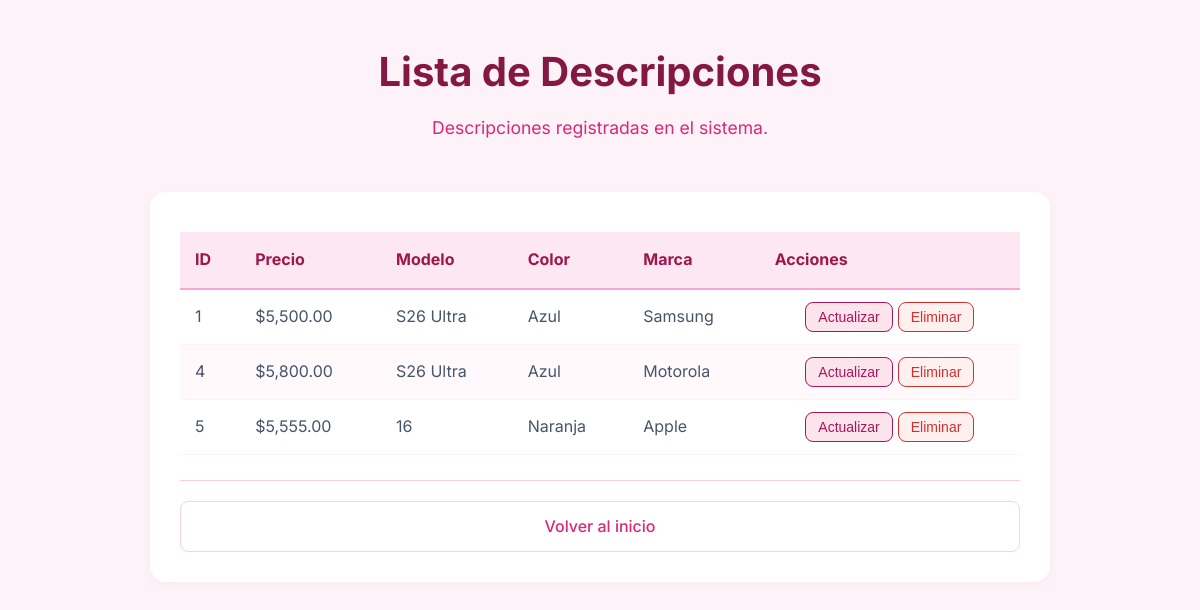
The app's page /controlador/consultarDescripcion.php with its own data.
### tables this page shows
CREATE TABLE `descripcion` (
  `id_descripcion` int NOT NULL,
  `precio` decimal(10,2) DEFAULT NULL,
  `id_modelo` int DEFAULT NULL,
  `id_color` int DEFAULT NULL,
  `id_marca` int DEFAULT NULL
);

CREATE TABLE `modelo` (
  `id_modelo` int NOT NULL,
  `nombre` varchar(50) DEFAULT NULL
);

CREATE TABLE `color` (
  `id_color` int NOT NULL,
  `nombre` varchar(30) DEFAULT NULL
);

CREATE TABLE `marca` (
  `id_marca` int NOT NULL,
  `nombre` varchar(50) DEFAULT NULL
);

### controlador/consultarDescripcion.php (called while the page is built, shortened)
<?php
$database = new Conexion();
$db = $database->conectar();
$sql = "SELECT
            d.id_descripcion,
            d.precio,
            mo.nombre AS modelo,
            c.nombre AS color,
            ma.nombre AS marca
        FROM descripcion d
        INNER JOIN modelo mo ON d.id_modelo = mo.id_modelo
        INNER JOIN color c ON d.id_color = c.id_color
        INNER JOIN marca ma ON d.id_marca = ma.id_marca";
$stmt = $db->prepare($sql);
$stmt->execute();
$resultados = $stmt->fetchAll(PDO::FETCH_ASSOC);
require_once "../vista/resultadoDescripcion.php";
?>

### vista/resultadoDescripcion.php (the view, shortened to what this page needs)
<!DOCTYPE html>
<html lang="es">
<head>
    <link rel="stylesheet" href="../estilos.css">
</head>
<body>
    <header>
        <h1>Lista de Descripciones</h1>
        <p>Descripciones registradas en el sistema.</p>
    </header>
    <main>
        <section class="tarjeta-resultado">
            <?php if (count($resultados) > 0): ?>
                <div class="contenedor-tabla">
                    <table class="tabla-rosita">
                        <thead>
                           <thead>
    <tr>
        <th>ID</th>
        <th>Precio</th>
        <th>Modelo</th>
        <th>Color</th>
        <th>Marca</th>
        <th>Acciones</th>
        </tr>
</thead>
                        </thead>
                        <tbody>
                            <?php foreach ($resultados as $fila): ?>
                                <tr>
                                    <td><?php echo $fila['id_descripcion']; ?></td>
                                    <td>$<?php echo number_format($fila['precio'], 2); ?></td>
                                   <td><?php echo htmlspecialchars($fila['modelo']); ?></td>
                                    <td><?php echo htmlspecialchars($fila['color']); ?></td>
                                    <td><?php echo htmlspecialchars($fila['marca']); ?></td>
                                    <td>
                                        <div class="button-group" style="display: flex; gap: 5px;">
                                            <form action="../vista/editarDescripcion.php" method="GET">
                                                <button type="submit" class="btn btn-update">Actualizar</button>
                                            </form>
                                            <form class="form-eliminar">
                                                <button type="button" class="btn btn-delete" onclick="eliminarRegistro(this)">Eliminar</button>
                                            </form>
                                        </div>
                                    </td>
                                </tr>
                            <?php endforeach; ?>
                        </tbody>
                    </table>
                </div>
            <?php else: ?>
                <div class="mensaje-vacio">
                    <p>No se encontraron descripciones registradas.</p>
                </div>
            <?php endif; ?>
            <div class="contenedor-volver">
                <a href="../index.php" class="btn-volver">Volver al inicio</a>
            </div>
        </section>
    </main>
</body>
</html>

### estilos.css (style rules this page uses)
* { margin: 0; padding: 0; box-sizing: border-box; }
body { font-family: 'Inter', system-ui, sans-serif; background-color: #fdf2f8; color: #475569; line-height: 1.6; padding: 40px 20px; }
header { text-align: center; margin-bottom: 50px; }
header h1 { color: #831843; font-size: 2.5rem; font-weight: 700; margin-bottom: 10px; }
header p { color: #db2777; font-size: 1.1rem; }
main { display: grid; grid-template-columns: repeat(auto-fit, minmax(300px, 1fr)); gap: 30px; max-width: 1100px; margin: 0 auto; }
section { background-color: #ffffff; padding: 30px; border-radius: 16px; box-shadow: 0 4px 6px -1px rgba(252, 231, 243, 0.5), 0 2px 4px -1px rgba(252, 231, 243, 0.3); transition: transform 0.3s ease, box-shadow 0.3s ease; }
a { display: block; text-align: center; text-decoration: none; padding: 12px 20px; background-color: #fce7f3; color: #be185d; border-radius: 8px; font-weight: 500; transition: all 0.2s ease; }
form { display: flex; flex-direction: column; gap: 25px; }
.contenedor-volver { margin-top: 25px; border-top: 1px solid #fbcfe8; padding-top: 20px; }
.btn-volver { background-color: transparent; color: #db2777; border: 1px solid #fbcfe8; }
.tarjeta-resultado { max-width: 900px; margin: 0 auto; width: 100%; }
.contenedor-tabla { overflow-x: auto; margin-bottom: 20px; }
.tabla-rosita { width: 100%; border-collapse: collapse; margin-top: 10px; background-color: white; }
.tabla-rosita th { background-color: #fce7f3; color: #9d174d; padding: 15px; text-align: left; font-weight: 700; border-bottom: 2px solid #f9a8d4; }
.tabla-rosita td { padding: 12px 15px; border-bottom: 1px solid #fdf2f8; color: #475569; }
.tabla-rosita tbody tr:nth-child(even) { background-color: #fff9fc; }
.button-group { display: flex; gap: 8px; justify-content: center; }
.btn { padding: 6px 12px; border: none; border-radius: 8px; cursor: pointer; font-size: 14px; font-weight: 500; transition: background 0.3s ease; }
.btn-update { background-color: #fce4ec; color: #ad1457; border: 1px solid #ad1457; }
.btn-delete { background-color: #fff0f0; color: #d32f2f; border: 1px solid #d32f2f; }

### records on screen
descripcion: id_descripcion "1", precio "5,500.00", id_modelo.nombre "S26 Ultra", id_color.nombre "Azul", id_marca.nombre "Samsung"
descripcion: id_descripcion "4", precio "5,800.00", id_modelo.nombre "S26 Ultra", id_color.nombre "Azul", id_marca.nombre "Motorola"
descripcion: id_descripcion "5", precio "5,555.00", id_modelo.nombre "16", id_color.nombre "Naranja", id_marca.nombre "Apple"
